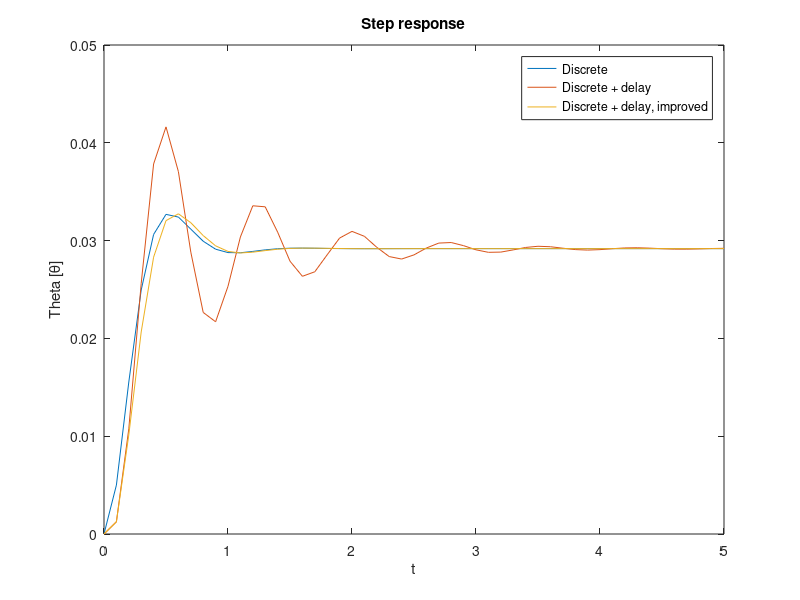

Here is the MATLAB script that generated this plot: (Note: this script raises an error after producing the figure.)
clear;clc;close all;
%%You are supposed to fill this template. Remeber not to change variable
%%names! When you run this file, you should see all these variables in the Workspace with
%%the right values! 
%% Discrete Model
Ac=[0 1;0.5 0];Bc=[0;1];Cc=[1 0];Dc=0;h=0.1;
%Use given parameters and find A, B, and C in Question #1

sys = ss(Ac, Bc, Cc, Dc);
sys_d = c2d(sys, h);

A = sys_d.A;
B = sys_d.B;
C = sys_d.C; 

%% Delayed model!
% define Aa, Ba, Ca, Da according to Question #2


Aa = [A expm(Ac*(h-0.5*h)) * integral(@(t) expm(Ac*t)*Bc, 0, 0.5*h, 'ArrayValued', true); 0 0 0];
Ba = [integral(@(t) expm(Ac*t)*Bc, 0, h-0.5*h, 'ArrayValued', true); 1];
Ca = [1 0 0]; 
Da = 0;

sys_delay = ss(Aa, Ba, Ca, Da, h);
%% Controllability and Observability
%find the rank of controllablity and observability matrices according to
%Question #3


% the following parameters should be the ranks of the observability and 
% the controllability matrices, accordingly
sys2_c = rank(ctrb(sys))
sys2_o = rank(obsv(sys))

sys3_c = rank(ctrb(sys_d))
sys3_o = rank(obsv(sys_d))

sys4_c = rank(ctrb(sys_delay))
sys4_o = rank(obsv(sys_delay))

%% Non observable system
const = 1;
C_nonobsv = [const const*sqrt(2)];

sys_non_obsv = ss(Ac, Bc, C_nonobsv, 0);
sys_non_obsv_o = rank(obsv(sys_non_obsv))

s = ss(Aa, Ba, [1 sqrt(2) 0 ], 0);
test = rank(obsv(s))
%% Controller design
landa1=-4+6*1i;
landa2=-4-6*1i;

%calculate desired poles for the discrete time system (3) and define them as p1 and
%p2 as it is asked in Question #6
p1 = exp(landa1*h);
p2 = exp(landa2*h);

%define the feedback gain for the discrete time system (3) as K1
K1 = place(A, B, [p1 p2]);
sys_d_cl = ss(A-B*K1, B, C, 0, h);

K1_aug = [K1 0];
sys_delay_cl = ss(Aa-Ba*K1_aug, Ba, Ca, Da, h);

%define the feedback gain for the delayed discrete time system (4) as K2
K2 =  place(Aa, Ba, [p1 p2 0]); 
sys_delay_cl_improved = ss(Aa-Ba*K2, Ba, Ca, Da, h);

%plot the step response of the systems in one figure. Your figure should
%have labels and legend.
figure(1)
T_final = 5;
[y1, t1] = step(sys_d_cl, T_final);
[y2, t2] = step(sys_delay_cl, T_final);
[y3, t3] = step(sys_delay_cl_improved, T_final);
plot(t1, y1, t2, y2, t3, y3)
title('Step response')
legend('Discrete','Discrete + delay', 'Discrete + delay, improved')
xlabel('t')
ylabel('Theta [\theta]')


%% Steady State
ys=pi/6;
% plot the system output as explained in Question #7. Your figure should
%have labels and legend.
x = sym('x', [3 1], 'real');
u = sym('u', 'real');

y = ys;

A_improved = sys_delay_cl_improved.A;

steady_state = solve([
    x == A_improved*x + Ba*u
    y == Ca*x
]);
steady_state_states = double([steady_state.x1; steady_state.x2; steady_state.x3])
steady_state_input = double(steady_state.u)
u_k = ( (1-Aa(1,1))*pi*(1-Aa(2,2)) - Aa(1,2)*Aa(2,1)*pi) / (6*Aa(1,2)*(Aa(2,3)*Ba(3) + Ba(2) + (1-Aa(2,2))*(Aa(1,3)*Ba(3)+Ba(1)) ))


clear x
x(:,1) = [0; 0; 0];

for k = 1:length(t1)
    x(:, k+1) = A_improved*x(:,k) + Ba*steady_state.u;
    y(k) = Ca*x(:,k);
end

figure(2)
plot(t1, y/pi*180, t1, ys*ones(length(t1))/pi*180, '--r')
title('Steady state with feedback controller')
xlabel('Time [s]')
ylabel('Angle [deg]')
legend('\theta - Measured angle', '\theta = \pi/6 rad = 30 deg')


%% disturbance
Bd=[0;1;0];
% define Ae, Be, Ce, and De as asked in Question #8
Ae = [Aa Bd; 0 0 0 1];
Be = [Ba; 0];
Ce = [Ca 0];
De = 0;


sys_aug = ss(Ae, Be, Ce, De, h)
eig(sys_aug)
%define the rank of the controllability and observability matrices as

sys6_c = rank(ctrb(sys_aug))
sys6_o = rank(obsv(sys_aug))


%% Feedback gain
%define the controller gain as K3 according to Question #9
p = [p1 p2 0 1]; % Can't move last pole since we can't control the state. 
K3 = place(Ae, Be, p)

sys_aug_cl = ss(Ae-Be*K3, Be, Ce, De, h);

step(sys_aug_cl)

%% Observer
%define L as the observer gain according to Question #10
p = [0.1 0.2 0.3 0.4];
L = place(Ae', Ce', p)'

